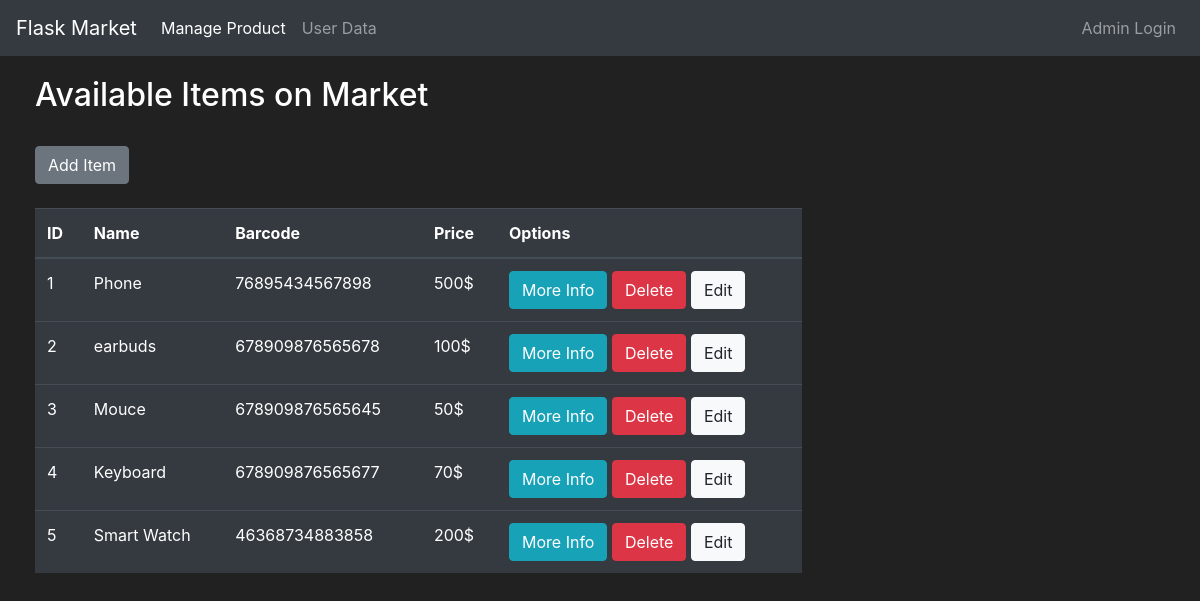
The page /manage_product on the database its author committed.
### market/models.py (models this page shows, shortened)
class Item(db.Model):
    id = db.Column(db.Integer(), primary_key=True)
    name = db.Column(db.String(length=30), nullable=False, unique=True)
    price = db.Column(db.Integer(), nullable=False)
    barcode = db.Column(db.String(length=12), nullable=False, unique=True)
    description = db.Column(db.String(length=1024), nullable=False, unique=True)
    owner = db.Column(db.Integer(), db.ForeignKey('user.id'))

### market/routes.py (the view)
@app.route('/manage_product')
def manage_product():
    form = AddItemForm()
    purchase_form = PurchaseItemForm()
    items = Item.query.all()
    return render_template('admin_manage_product.html', items=items, form=form, purchase_form=purchase_form)

### market/routes.py (called while the page is built)
@app.context_processor
def admin_page():
    form = SearchForm()
    return dict(form=form)

### market/templates/admin_manage_product.html (shortened to what this page needs)
{% extends 'admin_page.html' %}
{% block content %}
    <div class="row" style="margin-top: 20px; margin-left: 20px;">
        <div class="col-8">
            <div>
            <h2>Available Items on Market</h2>
            <br>
            <button class="btn btn-outline btn-secondary " data-toggle="modal" data-target="#addItemModal">Add Item</button>
            </div>
        <br>
            <table class="table table-hover table-dark">
            <thead>
                <tr>
                    <th scope="col">ID</th>
                    <th scope="col">Name</th>
                    <th scope="col">Barcode</th>
                    <th scope="col">Price</th>
                    <th scope="col">Options</th>
                </tr>
            </thead>
            <tbody>
                {% for item in items %}
                    <tr>
                        <td>{{ item.id }}</td>
                        <td>{{ item.name }}</td>
                        <td>{{ item.barcode }}</td>
                        <td>{{ item.price }}$</td>
                        <td>
                            <button class="btn btn-outline btn-info" data-toggle="modal" data-target="#Modal-MoreInfo-{{ item.id }}">More Info</button>
                            <a href="{{ url_for('delete_item', item_id = item.id) }}" class="btn btn-outline btn-danger" >Delete</a>
                            <button class="btn btn-outline btn-light edit-btn"  data-id="{{ item.id }}" >Edit</button>
                        </td>
                    </tr>
                {% endfor %}
            </tbody>
        </table></div>
    </div>
{% endblock %}

### market/templates/admin_page.html (style rules this page uses)
body { background-color: #212121; color: white }

### rows shown on the page
Item: id "1", name "Phone", barcode "76895434567898", price "500"
Item: id "2", name "earbuds", barcode "678909876565678", price "100"
Item: id "3", name "Mouce", barcode "678909876565645", price "50"
Item: id "4", name "Keyboard", barcode "678909876565677", price "70"
Item: id "5", name "Smart Watch", barcode "46368734883858", price "200"
